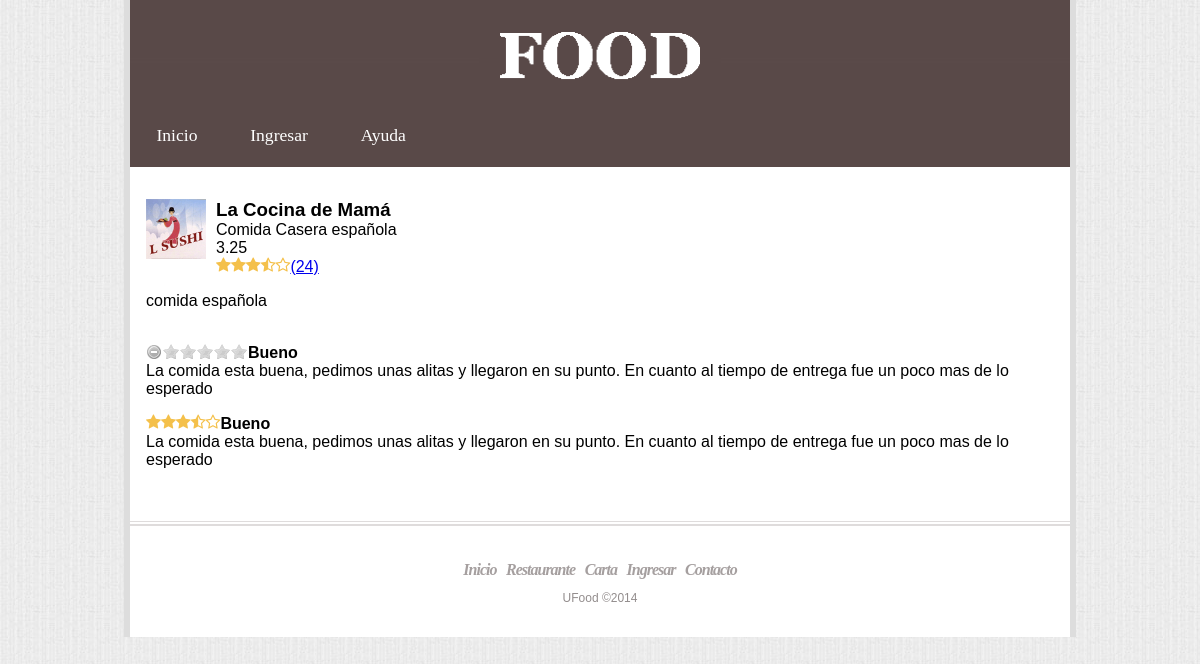
Page /restaurante/la-cocina-de-mama/ on the committed database.
### restaurante/models.py (models this page shows)
class Restaurante(models.Model):
	nombre = models.CharField(max_length=50)
	descripcion = models.CharField(max_length=200)
	lat_cord = models.DecimalField(max_digits=9, decimal_places=7)
	lon_cord = models.DecimalField(max_digits=9, decimal_places=7)
	direccion = models.CharField(max_length=100)
	codigo_postal = models.PositiveIntegerField()
	telefono = models.CharField(max_length=12)
	tiempo_envio = models.SmallIntegerField()
	logo = models.ImageField(upload_to='logos')
	tipo_comida = models.ForeignKey(Tipo_comida)
 	forma_pago = models.ForeignKey(Forma_pago)
	slug = models.SlugField(max_length=50, unique=True)
	def save(self, *args, **kwargs):
		self.slug = slugify(self.nombre)
		super(Restaurante, self).save(*args, **kwargs)
	def __unicode__(self):
		return self.nombre
	class Meta:
		verbose_name = u'Restaurante'
		verbose_name_plural = u'Restaurantes'
	def _valoracion(self):
		opiniones = Opinion.objects.filter(pedido__restaurante__id = self.id)
		acu = 0
		cont = 0
		if len(opiniones) > 0:
			for opinion in opiniones:
				acu = acu + opinion.puntuacion
				cont = cont + 1
		return acu/float(cont)
	valoracion = property(_valoracion)

class Tipo_comida(models.Model):
	comida = models.CharField(max_length=50)
	slug = models.SlugField(max_length=50, unique=True)
	def save(self, *args, **kwargs):
		self.slug = slugify(self.comida)
		super(Tipo_comida, self).save(*args,**kwargs)
	def __unicode__(self):
		return self.comida
	class Meta:
		verbose_name = u'Tipo de comida'
		verbose_name_plural = u'Tipos de comida'

### pedidos/models.py (models this page shows, shortened)
class Opinion(models.Model):
	puntuacion = models.IntegerField()
	valoracion = models.TextField()
	pedido = models.OneToOneField(Pedido)
	class Meta:
		verbose_name = 'Opinion'
		verbose_name_plural = 'Opiniones'

### restaurante/views.py (the view)
# urls.py: url(r'^restaurante/(?P<slug>[a-zA-Z0-9-]+)/$', RestauranteListView.as_view()),
class RestauranteListView(DetailView):
    context_object_name = "restaurante"
    template_name = "restaurante/restaurante.html"
    def get_object(self):
    	return get_object_or_404(Restaurante, slug=self.kwargs['slug'])

### restaurante/templates/restaurante/restaurante.html (shortened to what this page needs)
{% extends "base.html" %}
{% load static %}

### restaurante/templates/base.html (shortened to what this page needs)
{% spaceless %}
{% load static %}
{% endspaceless %}

### static/css/style.css (style rules this page uses)
html { font-family:sans-serif;-ms-text-size-adjust:100%;-webkit-text-size-adjust:100% }
body { margin:0 }
article,aside,details,figcaption,figure,footer,header,hgroup,main,nav,section,summary { display:block }
a { background:transparent }
b,strong { font-weight:bold }
h1 { font-size:2em;margin:.67em 0 }
img { border:0 }
figure { margin:1em 40px }
[class^="icon-"], [class*=" icon-"] { font-family: 'icomoon'; speak: none; font-style: normal; font-weight: normal; font-variant: normal; text-transform: none; line-height: 1; -webkit-font-smoothing: antialiased; -moz-osx-font-smoothing: grayscale; }
.icon-star-half-full:before { content: "\e600"; }
.icon-star-empty:before { content: "\e601"; }
.icon-star:before { content: "\e602"; }
[class^="icon-star"], [class*=" icon-star"] { color: #f4c04a; }
div, figure { margin: 0px; padding: 0px; }
body { background: url(../images/bg-main.jpg); font-size: 16px; }
footer { background: url("../images/bg-line.png") repeat-x top center; padding: 40px 0 20px 0; margin-top: 20px; }
footer ul { margin: 0; padding: 0; list-style: none; text-align: center; }
footer ul li { display: inline-block; margin: 0em 0.3em; }
footer ul li a { text-decoration: none; color: #A59F9F; font-size: 16px; font-style: italic; font-weight: bold; letter-spacing: -1px; font-family: Georgia, 'Times New Roman', Times, serif; }
footer p#copyright { text-align: center; color: #938d8d; font-size: 12px; }
h1, h2 { font-family: 'Times New Roman', 'Georgia', Times, serif; text-transform: uppercase; font-weight: normal; text-align: center; color: #5d5252; background: url("../images/bg-line.png") repeat-x center; }
header { background: #594948; height: 37px; margin: 0!important; padding-top: 8px; position: fixed; right: 0; top: 0; width: 100%!important; z-index: 100; -webkit-transform: translate3d(0,0,0); -ms-transform: translate3d(0,0,0); }
header h1 { background: url(../images/bg-h1.png) no-repeat center; margin: 0; text-align: center; }
header h1 img { width: 100px; }
header nav { background: #594948; display: none; position: absolute; top: 45px; width: 18em; }
header nav ul { margin: 0; padding: 0em; list-style: none; }
header nav ul li { display: block; padding: 0em; }
header nav ul li a { border-top: solid 1px #6B5C5C; color: #fff; display: block; font-family: Georgia, "Times New Roman"; font-size: 1.1em; line-height: 2em; padding: 0.5em 1.5em; text-decoration: none; }
article.full-rating p { margin-top: 0; }
figure.image-maps { width: 100%; }
figure.restaurant-logo { display: block; height: 60px; width: 60px; }
figure.restaurant-logo img { height: 60px; width: 60px; }
section.restaurant-info { padding: 1em; }
section.restaurant-info figure.restaurant-logo { float: left; }
section.restaurant-info .info { margin-left: 70px; }
section.restaurant-info .info h3 { margin: 0; }
section.restaurant-info .info p { margin: 0; }
#wrapper { background: #fff; max-width: 940px; position: relative; }
.content { padding-top: 45px; position: relative; overflow: auto; }
.select-none { -webkit-user-select: none; -moz-user-select: none; -khtml-user-select: none; -ms-user-select:none; }
@media screen and (min-width: 520px) { #wrapper { border-style: none solid; border-color: #ddd; border-width: 0px 6px; margin: 0 1em; } }
@media screen and (min-width: 1000px) { header { height: auto; padding-top: 2em; position: relative; z-index: 0; } }
@media screen and (min-width: 1000px) { header h1 img { width: 200px; } }
@media screen and (min-width: 1000px) { header nav { display: block; margin: 1em 0; position: relative; top: 0; width: 100%; } }
@media screen and (min-width: 1000px) { header nav ul li { display: inline-block; } }
@media screen and (min-width: 1000px) { header nav ul li a { border: none; line-height: 45px; } }
@media screen and (min-width: 1000px) { section { overflow: hidden; } }
@media screen and (min-width: 1000px) { .content { padding: 0; position: relative; } }
@media screen and (min-width: 1000px) { #wrapper { margin: 0 auto; } }

### rows in the picture
Restaurante: nombre+tipo_comida+id (picture), nombre+tipo_comida+id "Inicio Ingresar Ayuda La Cocina de Mamá Comida Casera española 3.25 (24) comida española Bueno La comida esta buena, pedimos unas alitas y llegaron en su punto. En cuanto al tiempo de entrega fue un poco mas de lo esperado Bueno La comida esta buena, pedimos unas alitas y llegaron en su punto. En cuanto al tiempo de entrega fue un poco mas de lo esperado Inicio Restaurante Carta Ingresar Contacto UFood ©2014"
